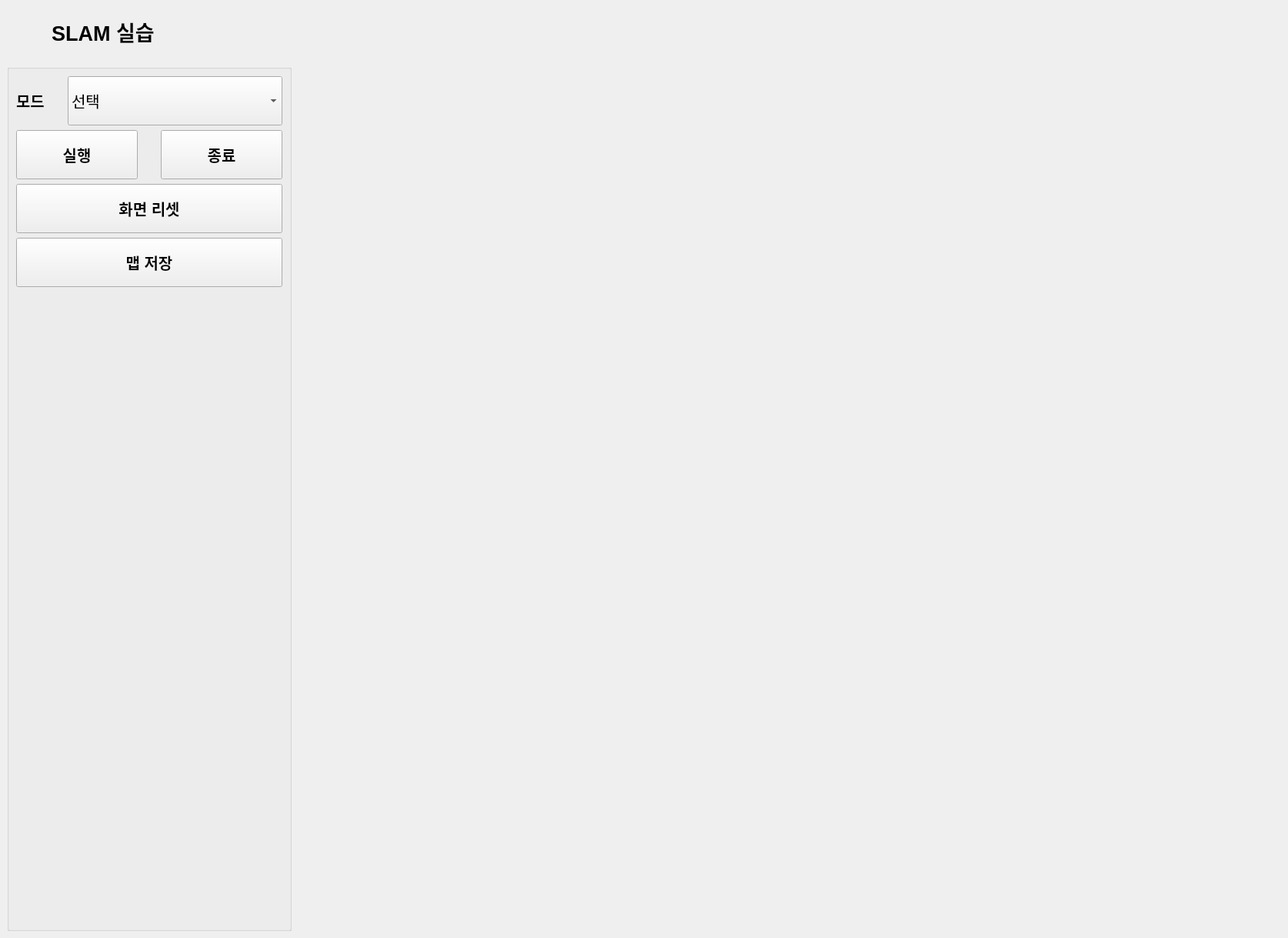
<?xml version="1.0" encoding="UTF-8"?>
<ui version="4.0">
 <class>MainWindowDesign</class>
 <widget class="QMainWindow" name="MainWindowDesign">
  <property name="geometry">
   <rect>
    <x>0</x>
    <y>0</y>
    <width>1674</width>
    <height>1219</height>
   </rect>
  </property>
  <property name="windowTitle">
   <string>SLAM 실습</string>
  </property>
  <property name="windowIcon">
   <iconset resource="../resources/images.qrc">
    <normaloff>:/images/robot.png</normaloff>:/images/robot.png</iconset>
  </property>
  <property name="locale">
   <locale language="English" country="Australia"/>
  </property>
  <widget class="QWidget" name="centralwidget">
   <layout class="QVBoxLayout" name="mainVerticalLayout">
    <property name="spacing">
     <number>11</number>
    </property>
    <property name="sizeConstraint">
     <enum>QLayout::SetMaximumSize</enum>
    </property>
    <item>
     <widget class="QPushButton" name="logoButton">
      <property name="minimumSize">
       <size>
        <width>0</width>
        <height>64</height>
       </size>
      </property>
      <property name="maximumSize">
       <size>
        <width>250</width>
        <height>64</height>
       </size>
      </property>
      <property name="font">
       <font>
        <pointsize>20</pointsize>
        <weight>75</weight>
        <bold>true</bold>
       </font>
      </property>
      <property name="autoFillBackground">
       <bool>false</bool>
      </property>
      <property name="styleSheet">
       <string notr="true">QPushButton:pressed{border:none}</string>
      </property>
      <property name="text">
       <string>SLAM 실습</string>
      </property>
      <property name="icon">
       <iconset resource="../resources/images.qrc">
        <normaloff>:/images/robot.png</normaloff>:/images/robot.png</iconset>
      </property>
      <property name="iconSize">
       <size>
        <width>60</width>
        <height>60</height>
       </size>
      </property>
      <property name="default">
       <bool>false</bool>
      </property>
      <property name="flat">
       <bool>true</bool>
      </property>
     </widget>
    </item>
    <item>
     <layout class="QHBoxLayout" name="mainHorizontalLayout">
      <property name="spacing">
       <number>30</number>
      </property>
      <property name="sizeConstraint">
       <enum>QLayout::SetMaximumSize</enum>
      </property>
      <item>
       <widget class="QGroupBox" name="groupBox">
        <property name="minimumSize">
         <size>
          <width>370</width>
          <height>60</height>
         </size>
        </property>
        <property name="maximumSize">
         <size>
          <width>370</width>
          <height>5455315</height>
         </size>
        </property>
        <property name="cursor">
         <cursorShape>ArrowCursor</cursorShape>
        </property>
        <property name="contextMenuPolicy">
         <enum>Qt::DefaultContextMenu</enum>
        </property>
        <property name="styleSheet">
         <string notr="true"/>
        </property>
        <property name="title">
         <string/>
        </property>
        <layout class="QVBoxLayout" name="groupBoxVerticalLayout">
         <item>
          <layout class="QHBoxLayout" name="selectModeLayout">
           <property name="spacing">
            <number>30</number>
           </property>
           <item>
            <widget class="QLabel" name="modeComboBoxLabel">
             <property name="sizePolicy">
              <sizepolicy hsizetype="Fixed" vsizetype="Preferred">
               <horstretch>0</horstretch>
               <verstretch>0</verstretch>
              </sizepolicy>
             </property>
             <property name="font">
              <font>
               <pointsize>15</pointsize>
               <weight>75</weight>
               <bold>true</bold>
              </font>
             </property>
             <property name="text">
              <string>모드</string>
             </property>
            </widget>
           </item>
           <item>
            <widget class="QComboBox" name="modeComboBox">
             <property name="minimumSize">
              <size>
               <width>0</width>
               <height>64</height>
              </size>
             </property>
             <property name="maximumSize">
              <size>
               <width>16777215</width>
               <height>64</height>
              </size>
             </property>
             <property name="font">
              <font>
               <pointsize>15</pointsize>
              </font>
             </property>
             <property name="styleSheet">
              <string notr="true"/>
             </property>
             <item>
              <property name="text">
               <string>선택</string>
              </property>
             </item>
             <item>
              <property name="text">
               <string>Control</string>
              </property>
             </item>
             <item>
              <property name="text">
               <string>Mapping</string>
              </property>
             </item>
             <item>
              <property name="text">
               <string>Navigation</string>
              </property>
             </item>
            </widget>
           </item>
          </layout>
         </item>
         <item>
          <layout class="QHBoxLayout" name="controlButtonLayout">
           <property name="spacing">
            <number>30</number>
           </property>
           <item>
            <widget class="QPushButton" name="runButton">
             <property name="minimumSize">
              <size>
               <width>0</width>
               <height>64</height>
              </size>
             </property>
             <property name="maximumSize">
              <size>
               <width>16777215</width>
               <height>64</height>
              </size>
             </property>
             <property name="font">
              <font>
               <pointsize>15</pointsize>
               <weight>75</weight>
               <bold>true</bold>
              </font>
             </property>
             <property name="text">
              <string>실행</string>
             </property>
            </widget>
           </item>
           <item>
            <widget class="QPushButton" name="stopButton">
             <property name="minimumSize">
              <size>
               <width>0</width>
               <height>64</height>
              </size>
             </property>
             <property name="maximumSize">
              <size>
               <width>16777215</width>
               <height>64</height>
              </size>
             </property>
             <property name="font">
              <font>
               <pointsize>15</pointsize>
               <weight>75</weight>
               <bold>true</bold>
              </font>
             </property>
             <property name="text">
              <string>종료</string>
             </property>
            </widget>
           </item>
          </layout>
         </item>
         <item>
          <widget class="QPushButton" name="resetButton">
           <property name="minimumSize">
            <size>
             <width>0</width>
             <height>64</height>
            </size>
           </property>
           <property name="maximumSize">
            <size>
             <width>16777215</width>
             <height>64</height>
            </size>
           </property>
           <property name="font">
            <font>
             <pointsize>15</pointsize>
             <weight>75</weight>
             <bold>true</bold>
            </font>
           </property>
           <property name="text">
            <string>화면 리셋</string>
           </property>
          </widget>
         </item>
         <item>
          <widget class="QPushButton" name="saveMapButton">
           <property name="minimumSize">
            <size>
             <width>0</width>
             <height>64</height>
            </size>
           </property>
           <property name="maximumSize">
            <size>
             <width>16777215</width>
             <height>64</height>
            </size>
           </property>
           <property name="font">
            <font>
             <pointsize>15</pointsize>
             <weight>75</weight>
             <bold>true</bold>
            </font>
           </property>
           <property name="text">
            <string>맵 저장</string>
           </property>
          </widget>
         </item>
         <item>
          <spacer name="verticalSpacer_4">
           <property name="orientation">
            <enum>Qt::Vertical</enum>
           </property>
           <property name="sizeHint" stdset="0">
            <size>
             <width>20</width>
             <height>40</height>
            </size>
           </property>
          </spacer>
         </item>
        </layout>
       </widget>
      </item>
     </layout>
    </item>
   </layout>
  </widget>
 </widget>
 <resources>
  <include location="../resources/images.qrc"/>
 </resources>
 <connections/>
</ui>
